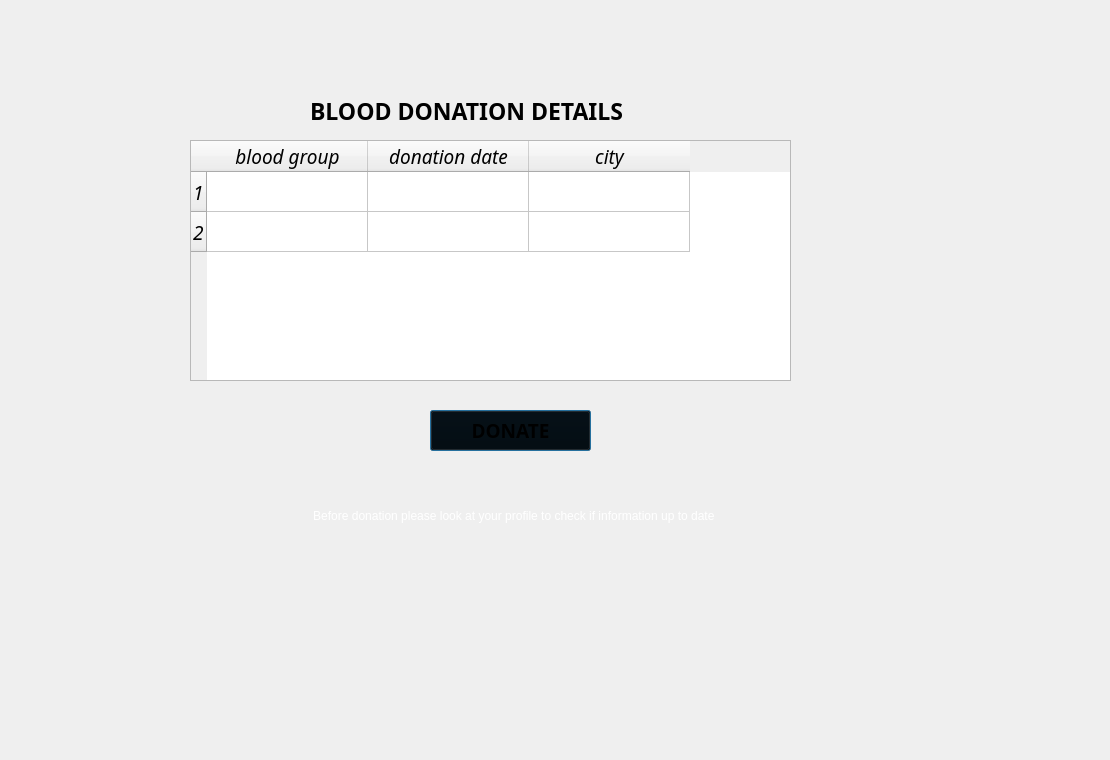
   <widget class="QWidget" name="tab_4">
    <attribute name="title">
     <string>Donate Blood</string>
    </attribute>
    <widget class="QPushButton" name="donate">
     <property name="geometry">
      <rect>
       <x>430</x>
       <y>410</y>
       <width>161</width>
       <height>41</height>
      </rect>
     </property>
     <property name="palette">
      <palette>
       <active>
        <colorrole role="WindowText">
         <brush brushstyle="SolidPattern">
          <color alpha="255">
           <red>0</red>
           <green>0</green>
           <blue>0</blue>
          </color>
         </brush>
        </colorrole>
        <colorrole role="Button">
         <brush brushstyle="LinearGradientPattern">
          <gradient startx="0.000000000000000" starty="1.000000000000000" endx="0.977273000000000" endy="0.000000000000000" type="LinearGradient" spread="RepeatSpread" coordinatemode="ObjectBoundingMode">
           <gradientstop position="0.000000000000000">
            <color alpha="254">
             <red>227</red>
             <green>0</green>
             <blue>10</blue>
            </color>
           </gradientstop>
           <gradientstop position="1.000000000000000">
            <color alpha="255">
             <red>255</red>
             <green>255</green>
             <blue>255</blue>
            </color>
           </gradientstop>
          </gradient>
         </brush>
        </colorrole>
        <colorrole role="Text">
         <brush brushstyle="SolidPattern">
          <color alpha="255">
           <red>0</red>
           <green>0</green>
           <blue>0</blue>
          </color>
         </brush>
        </colorrole>
        <colorrole role="ButtonText">
         <brush brushstyle="SolidPattern">
          <color alpha="255">
           <red>0</red>
           <green>0</green>
           <blue>0</blue>
          </color>
         </brush>
        </colorrole>
        <colorrole role="Base">
         <brush brushstyle="LinearGradientPattern">
          <gradient startx="0.000000000000000" starty="1.000000000000000" endx="0.977273000000000" endy="0.000000000000000" type="LinearGradient" spread="RepeatSpread" coordinatemode="ObjectBoundingMode">
           <gradientstop position="0.000000000000000">
            <color alpha="254">
             <red>227</red>
             <green>0</green>
             <blue>10</blue>
            </color>
           </gradientstop>
           <gradientstop position="1.000000000000000">
            <color alpha="255">
             <red>255</red>
             <green>255</green>
             <blue>255</blue>
            </color>
           </gradientstop>
          </gradient>
         </brush>
        </colorrole>
        <colorrole role="Window">
         <brush brushstyle="LinearGradientPattern">
          <gradient startx="0.000000000000000" starty="1.000000000000000" endx="0.977273000000000" endy="0.000000000000000" type="LinearGradient" spread="RepeatSpread" coordinatemode="ObjectBoundingMode">
           <gradientstop position="0.000000000000000">
            <color alpha="254">
             <red>227</red>
             <green>0</green>
             <blue>10</blue>
            </color>
           </gradientstop>
           <gradientstop position="1.000000000000000">
            <color alpha="255">
             <red>255</red>
             <green>255</green>
             <blue>255</blue>
            </color>
           </gradientstop>
          </gradient>
         </brush>
        </colorrole>
       </active>
       <inactive>
        <colorrole role="WindowText">
         <brush brushstyle="SolidPattern">
          <color alpha="255">
           <red>0</red>
           <green>0</green>
           <blue>0</blue>
          </color>
         </brush>
        </colorrole>
        <colorrole role="Button">
         <brush brushstyle="LinearGradientPattern">
          <gradient startx="0.000000000000000" starty="1.000000000000000" endx="0.977273000000000" endy="0.000000000000000" type="LinearGradient" spread="RepeatSpread" coordinatemode="ObjectBoundingMode">
           <gradientstop position="0.000000000000000">
            <color alpha="254">
             <red>227</red>
             <green>0</green>
             <blue>10</blue>
            </color>
           </gradientstop>
           <gradientstop position="1.000000000000000">
            <color alpha="255">
             <red>255</red>
             <green>255</green>
             <blue>255</blue>
            </color>
           </gradientstop>
          </gradient>
         </brush>
        </colorrole>
        <colorrole role="Text">
         <brush brushstyle="SolidPattern">
          <color alpha="255">
           <red>0</red>
           <green>0</green>
           <blue>0</blue>
          </color>
         </brush>
        </colorrole>
        <colorrole role="ButtonText">
         <brush brushstyle="SolidPattern">
          <color alpha="255">
           <red>0</red>
           <green>0</green>
           <blue>0</blue>
          </color>
         </brush>
        </colorrole>
        <colorrole role="Base">
         <brush brushstyle="LinearGradientPattern">
          <gradient startx="0.000000000000000" starty="1.000000000000000" endx="0.977273000000000" endy="0.000000000000000" type="LinearGradient" spread="RepeatSpread" coordinatemode="ObjectBoundingMode">
           <gradientstop position="0.000000000000000">
            <color alpha="254">
             <red>227</red>
             <green>0</green>
             <blue>10</blue>
            </color>
           </gradientstop>
           <gradientstop position="1.000000000000000">
            <color alpha="255">
             <red>255</red>
             <green>255</green>
             <blue>255</blue>
            </color>
           </gradientstop>
          </gradient>
         </brush>
        </colorrole>
        <colorrole role="Window">
         <brush brushstyle="LinearGradientPattern">
          <gradient startx="0.000000000000000" starty="1.000000000000000" endx="0.977273000000000" endy="0.000000000000000" type="LinearGradient" spread="RepeatSpread" coordinatemode="ObjectBoundingMode">
           <gradientstop position="0.000000000000000">
            <color alpha="254">
             <red>227</red>
             <green>0</green>
             <blue>10</blue>
            </color>
           </gradientstop>
           <gradientstop position="1.000000000000000">
            <color alpha="255">
             <red>255</red>
             <green>255</green>
             <blue>255</blue>
            </color>
           </gradientstop>
          </gradient>
         </brush>
        </colorrole>
       </inactive>
       <disabled>
        <colorrole role="WindowText">
         <brush brushstyle="SolidPattern">
          <color alpha="255">
           <red>0</red>
           <green>0</green>
           <blue>0</blue>
          </color>
         </brush>
        </colorrole>
        <colorrole role="Button">
         <brush brushstyle="LinearGradientPattern">
          <gradient startx="0.000000000000000" starty="1.000000000000000" endx="0.977273000000000" endy="0.000000000000000" type="LinearGradient" spread="RepeatSpread" coordinatemode="ObjectBoundingMode">
           <gradientstop position="0.000000000000000">
            <color alpha="254">
             <red>227</red>
             <green>0</green>
             <blue>10</blue>
            </color>
           </gradientstop>
           <gradientstop position="1.000000000000000">
            <color alpha="255">
             <red>255</red>
             <green>255</green>
             <blue>255</blue>
            </color>
           </gradientstop>
          </gradient>
         </brush>
        </colorrole>
        <colorrole role="Text">
         <brush brushstyle="SolidPattern">
          <color alpha="255">
           <red>0</red>
           <green>0</green>
           <blue>0</blue>
          </color>
         </brush>
        </colorrole>
        <colorrole role="ButtonText">
         <brush brushstyle="SolidPattern">
          <color alpha="255">
           <red>0</red>
           <green>0</green>
           <blue>0</blue>
          </color>
         </brush>
        </colorrole>
        <colorrole role="Base">
         <brush brushstyle="LinearGradientPattern">
          <gradient startx="0.000000000000000" starty="1.000000000000000" endx="0.977273000000000" endy="0.000000000000000" type="LinearGradient" spread="RepeatSpread" coordinatemode="ObjectBoundingMode">
           <gradientstop position="0.000000000000000">
            <color alpha="254">
             <red>227</red>
             <green>0</green>
             <blue>10</blue>
            </color>
           </gradientstop>
           <gradientstop position="1.000000000000000">
            <color alpha="255">
             <red>255</red>
             <green>255</green>
             <blue>255</blue>
            </color>
           </gradientstop>
          </gradient>
         </brush>
        </colorrole>
        <colorrole role="Window">
         <brush brushstyle="LinearGradientPattern">
          <gradient startx="0.000000000000000" starty="1.000000000000000" endx="0.977273000000000" endy="0.000000000000000" type="LinearGradient" spread="RepeatSpread" coordinatemode="ObjectBoundingMode">
           <gradientstop position="0.000000000000000">
            <color alpha="254">
             <red>227</red>
             <green>0</green>
             <blue>10</blue>
            </color>
           </gradientstop>
           <gradientstop position="1.000000000000000">
            <color alpha="255">
             <red>255</red>
             <green>255</green>
             <blue>255</blue>
            </color>
           </gradientstop>
          </gradient>
         </brush>
        </colorrole>
       </disabled>
      </palette>
     </property>
     <property name="font">
      <font>
       <family>Microsoft PhagsPa</family>
       <pointsize>14</pointsize>
       <weight>75</weight>
       <italic>false</italic>
       <bold>true</bold>
       <strikeout>false</strikeout>
       <stylestrategy>PreferDefault</stylestrategy>
       <kerning>true</kerning>
      </font>
     </property>
     <property name="mouseTracking">
      <bool>false</bool>
     </property>
     <property name="focusPolicy">
      <enum>Qt::StrongFocus</enum>
     </property>
     <property name="contextMenuPolicy">
      <enum>Qt::NoContextMenu</enum>
     </property>
     <property name="layoutDirection">
      <enum>Qt::RightToLeft</enum>
     </property>
     <property name="autoFillBackground">
      <bool>false</bool>
     </property>
     <property name="styleSheet">
      <string notr="true">font: Bold 14pt &quot;Microsoft PhagsPa&quot;;




</string>
     </property>
     <property name="inputMethodHints">
      <set>Qt::ImhExclusiveInputMask</set>
     </property>
     <property name="text">
      <string>DONATE</string>
     </property>
     <property name="icon">
      <iconset resource="database.qrc">
       <normaloff>:/image/photos/kLP4.png</normaloff>:/image/photos/kLP4.png</iconset>
     </property>
     <property name="iconSize">
      <size>
       <width>50</width>
       <height>50</height>
      </size>
     </property>
     <property name="shortcut">
      <string/>
     </property>
     <property name="checkable">
      <bool>false</bool>
     </property>
     <property name="autoDefault">
      <bool>true</bool>
     </property>
     <property name="default">
      <bool>true</bool>
     </property>
     <property name="flat">
      <bool>false</bool>
     </property>
    </widget>
    <widget class="QTableWidget" name="tableWidget">
     <property name="geometry">
      <rect>
       <x>190</x>
       <y>140</y>
       <width>601</width>
       <height>241</height>
      </rect>
     </property>
     <property name="font">
      <font>
       <family>Microsoft PhagsPa</family>
       <pointsize>14</pointsize>
       <weight>50</weight>
       <italic>true</italic>
       <bold>false</bold>
      </font>
     </property>
     <property name="autoFillBackground">
      <bool>false</bool>
     </property>
     <property name="styleSheet">
      <string notr="true">border-image: url(:/image/photos/1666708236_33-animeshka-org-p-beautiful-background-for-presentation-pint-33_1.jpg);</string>
     </property>
     <property name="gridStyle">
      <enum>Qt::SolidLine</enum>
     </property>
     <property name="cornerButtonEnabled">
      <bool>true</bool>
     </property>
     <attribute name="horizontalHeaderCascadingSectionResizes">
      <bool>false</bool>
     </attribute>
     <attribute name="horizontalHeaderDefaultSectionSize">
      <number>161</number>
     </attribute>
     <attribute name="horizontalHeaderMinimumSectionSize">
      <number>50</number>
     </attribute>
     <attribute name="verticalHeaderDefaultSectionSize">
      <number>40</number>
     </attribute>
     <row>
      <property name="text">
       <string>1</string>
      </property>
     </row>
     <row>
      <property name="text">
       <string>2</string>
      </property>
     </row>
     <column>
      <property name="text">
       <string>blood group</string>
      </property>
     </column>
     <column>
      <property name="text">
       <string>donation date</string>
      </property>
     </column>
     <column>
      <property name="text">
       <string>city</string>
      </property>
     </column>
     <item row="0" column="1">
      <property name="text">
       <string/>
      </property>
      <property name="font">
       <font>
        <pointsize>8</pointsize>
        <stylestrategy>PreferDefault</stylestrategy>
       </font>
      </property>
     </item>
    </widget>
    <widget class="QLabel" name="label">
     <property name="geometry">
      <rect>
       <x>310</x>
       <y>90</y>
       <width>391</width>
       <height>41</height>
      </rect>
     </property>
     <property name="font">
      <font>
       <family>Microsoft PhagsPa</family>
       <pointsize>17</pointsize>
       <weight>75</weight>
       <italic>false</italic>
       <bold>true</bold>
      </font>
     </property>
     <property name="styleSheet">
      <string notr="true">font: Bold  17pt &quot;Microsoft PhagsPa&quot;;
background-color: rgba(0, 0, 0,0);</string>
     </property>
     <property name="text">
      <string>BLOOD DONATION DETAILS</string>
     </property>
    </widget>
    <widget class="QLabel" name="Qvideowidget">
     <property name="geometry">
      <rect>
       <x>0</x>
       <y>0</y>
       <width>1101</width>
       <height>751</height>
      </rect>
     </property>
     <property name="layoutDirection">
      <enum>Qt::LeftToRight</enum>
     </property>
     <property name="styleSheet">
      <string notr="true">background-color: rgba(0, 0, 0,0);</string>
     </property>
     <property name="inputMethodHints">
      <set>Qt::ImhNone</set>
     </property>
     <property name="text">
      <string/>
     </property>
     <property name="pixmap">
      <pixmap resource="database.qrc">:/image/photos/SERzJRj.gif</pixmap>
     </property>
     <property name="scaledContents">
      <bool>true</bool>
     </property>
    </widget>
    <widget class="QLabel" name="label_check">
     <property name="geometry">
      <rect>
       <x>50</x>
       <y>490</y>
       <width>931</width>
       <height>51</height>
      </rect>
     </property>
     <property name="styleSheet">
      <string notr="true">font: italic bold 12pt &quot;Lucida Bright&quot;;color:rgb(255,255,255);
background-color: rgba(0, 0, 0,0);</string>
     </property>
     <property name="text">
      <string>Before donation please look at your profile to check if information up to date </string>
     </property>
     <property name="alignment">
      <set>Qt::AlignCenter</set>
     </property>
    </widget>
    <zorder>Qvideowidget</zorder>
    <zorder>donate</zorder>
    <zorder>tableWidget</zorder>
    <zorder>label</zorder>
    <zorder>label_check</zorder>
   </widget>
